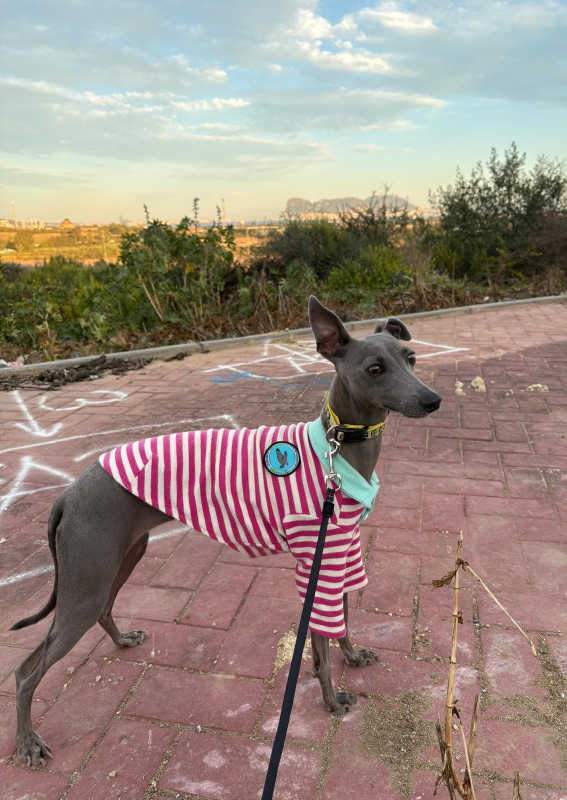
#> input picture assets/antes-foto-luna-recorte-v2.jpg, 1134 x 1600 px (shown at 1/2 size)
$ python -i rasgos.py   (imports and definitions only)
#> lines starting #> are read from the running program, lines starting #| are printed output that depends on the picture; after the words box and inside, x2 and y2 are one past the last pixel; in counts of white or black regions, pixels touching at a corner belong together
#> further down, picture is the input picture: shape (1600, 1134, 3); mean B, G, R 128.5, 137.8, 153.6
"""Iconos, rasgos y frase del retrato en ES y EN, sin depender de ChatGPT.

ChatGPT falla mucho con los iconos (no casan con la palabra) y cada idioma exige otra generación.
Aquí se borran los iconos y textos de la fila de rasgos (o se rellenan los círculos vacíos) y se
dibujan iconos de línea (Tabler, MIT) con su palabra, y la frase, en los dos idiomas.
De 1 imagen de ChatGPT salen 2 retratos idénticos: retrato-<estilo>-en.jpg y -es.jpg.

Uso:
  python3 generador/rasgos.py RETRATO SALIDA_BASE GENERO RASGO1,…,RASGO6 "FRASE EN" "FRASE ES" [--frase x0,y0,x1,y1]
  p. ej. … retrato-rosa.jpg assets/casos/lula/retrato-rosa f loyal,loving,foodie,playful,curious,special \
         "Tiny paws, the biggest heart" "Pequeña, pero con un corazón enorme"
- RETRATO: el retrato ya con las polaroids puestas (generador/polaroids.py).
- GENERO: m / f (para el español: Juguetón / Juguetona).
- --frase: caja de la frase en fracciones del retrato si hay que borrar una frase existente
  (si ChatGPT dejó el hueco vacío, se omite y se escribe centrada bajo los rasgos).
Rasgos disponibles: ver RASGOS.
"""
import argparse, io, os
import cv2
import numpy as np
from PIL import Image, ImageDraw, ImageFilter, ImageFont
from scipy import ndimage

RAIZ = os.path.abspath(os.path.join(os.path.dirname(__file__), '..'))
ICONOS = os.path.join(RAIZ, 'generador', 'iconos')
LETRA = os.path.join(RAIZ, 'generador', 'fuentes', 'Satisfy-Regular.ttf')
TINTA = (34, 32, 32)

# clave: (icono Tabler, inglés, español masc., español fem.)
RASGOS = {
    'loyal': ('paw', 'Loyal', 'Leal', 'Leal'),
    'loving': ('heart', 'Loving', 'Cariñoso', 'Cariñosa'),
    'cuddly': ('hearts', 'Cuddly', 'Mimoso', 'Mimosa'),
    'playful': ('ball-tennis', 'Playful', 'Juguetón', 'Juguetona'),
    'funny': ('mood-smile', 'Funny', 'Gracioso', 'Graciosa'),
    'foodie': ('bowl', 'Foodie', 'Comilón', 'Comilona'),
    'curious': ('search', 'Curious', 'Curioso', 'Curiosa'),
    'brave': ('shield', 'Brave', 'Valiente', 'Valiente'),
    'sassy': ('crown', 'Sassy', 'Pícaro', 'Pícara'),
    'sleepy': ('moon', 'Sleepy', 'Dormilón', 'Dormilona'),
    'cheerful': ('sun', 'Cheerful', 'Alegre', 'Alegre'),
    'adventurous': ('compass', 'Adventurous', 'Aventurero', 'Aventurera'),
    'calm': ('leaf', 'Calm', 'Tranquilo', 'Tranquila'),
    'clever': ('bulb', 'Clever', 'Listo', 'Lista'),
    'protective': ('home', 'Protective', 'Protector', 'Protectora'),
    'energetic': ('bolt', 'Energetic', 'Enérgico', 'Enérgica'),
    'gentle': ('feather', 'Gentle', 'Dulce', 'Dulce'),
    'special': ('star', 'Special', 'Especial', 'Especial'),
    'unique': ('sparkles', 'Unique', 'Único', 'Única'),
    'greedy': ('cookie', 'Treat lover', 'Goloso', 'Golosa'),
    'charming': ('sparkles', 'Charming', 'Coqueto', 'Coqueta'),
    'faithful': ('paw', 'Faithful', 'Fiel', 'Fiel'),
    'stubborn': ('hand-stop', 'Stubborn', 'Cabezota', 'Cabezota'),
}


def circulos(img):
    """Los 6 círculos de acuarela de la fila de rasgos: (cx, cy, r) de izquierda a derecha."""
    a = np.asarray(img).astype(int)
    H, W = a.shape[:2]
#> H = 1600; W = 1134
    y0, y1 = int(H * .62), int(H * .88)
#> y0 = 992; y1 = 1408
    claros = a.reshape(-1, 3)[::97]
    papel = np.median(claros[claros.mean(1) > 225], 0)  # color del papel: la mayoría de píxeles claros
#> papel = [226, 236, 232]
    m = np.abs(a[y0:y1] - papel).sum(2) > 18
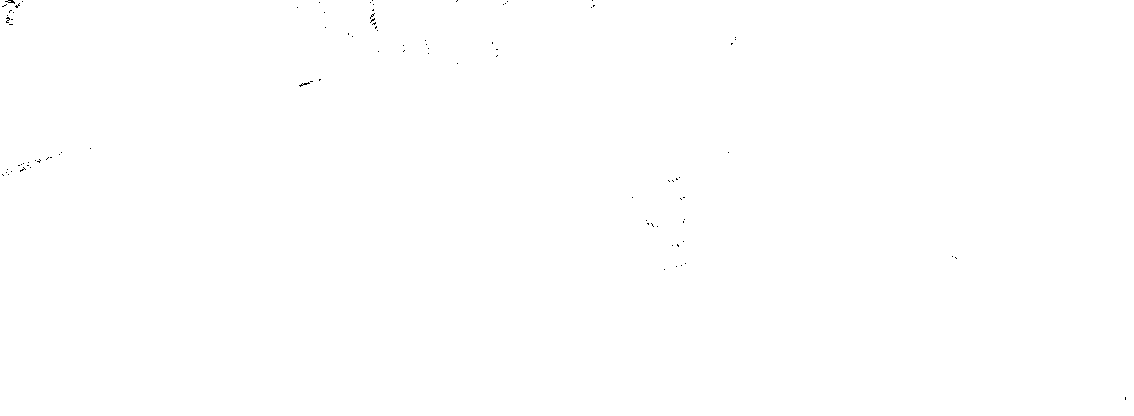
#> m: shape (416, 1134) bool; 99.9% white; black in thin lines or dots
    m = ndimage.binary_closing(m, iterations=max(2, W // 400))
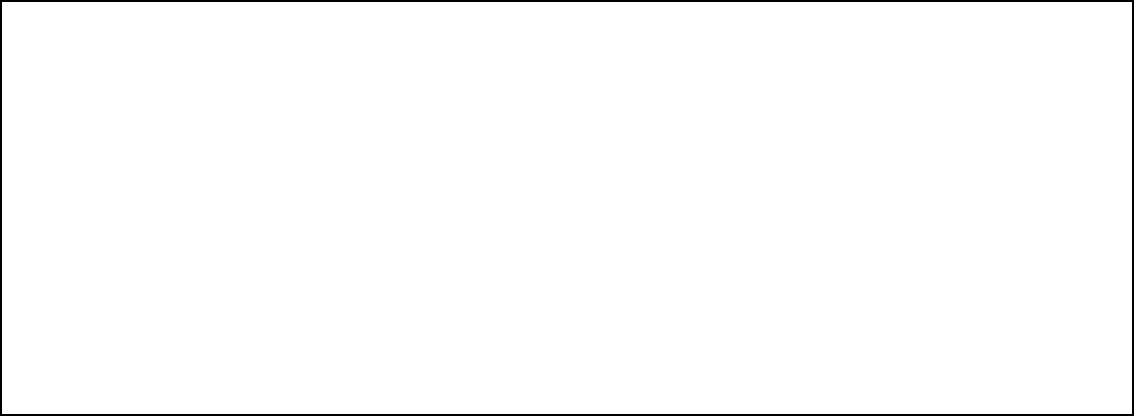
#> m: shape (416, 1134) bool; 98.7% white; 1 black region, box (x1, y1, x2, y2) and area: (0, 0, 1134, 416) 6184
    m = ndimage.binary_fill_holes(m)
    lab, n = ndimage.label(m)
#> n = 1
    cand = []
    for i, s in enumerate(ndimage.find_objects(lab), 1):
        h, w = s[0].stop - s[0].start, s[1].stop - s[1].start
        if W * .06 < w < W * .16 and .75 < h / w < 1.6:  # >1: la palabra de debajo se ha pegado al círculo
            lado = min(w, h)
            cand.append(((s[1].start + s[1].stop) / 2, y0 + s[0].start + lado / 2, lado / 2))
#> this loop made 1 pass
#> (i, h, w) on pass 1: (1, 412, 1130)
#> after the loop, cand = []
    # la fila: 6 candidatos con la misma altura
    cand.sort(key=lambda c: c[1])
    mejor = []
    for c in cand:
        fila = [d for d in cand if abs(d[1] - c[1]) < W * .03]
        if len(fila) > len(mejor):
            mejor = fila
#> this loop made 0 passes
#> after the loop, mejor = []
    mejor = sorted(mejor, key=lambda c: c[0])
    if len(mejor) != 6:
#> (the run stopped early here; a loop or call above may not have finished)

$ run again, on assets/antes-foto-luna.jpg
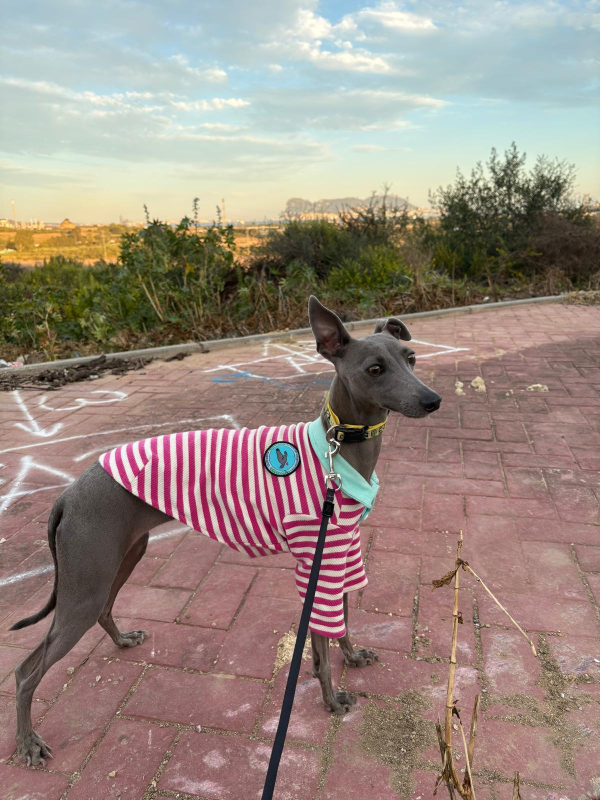
#> input picture assets/antes-foto-luna.jpg, 1200 x 1600 px (shown at 1/2 size)
#> picture is the input picture: shape (1600, 1200, 3); mean B, G, R 128.9, 138.1, 153.8
#> papel = [226, 237, 233]
#> in circulos, `m = np.abs(a[y0:y1] - papel).sum(2) > 18`:
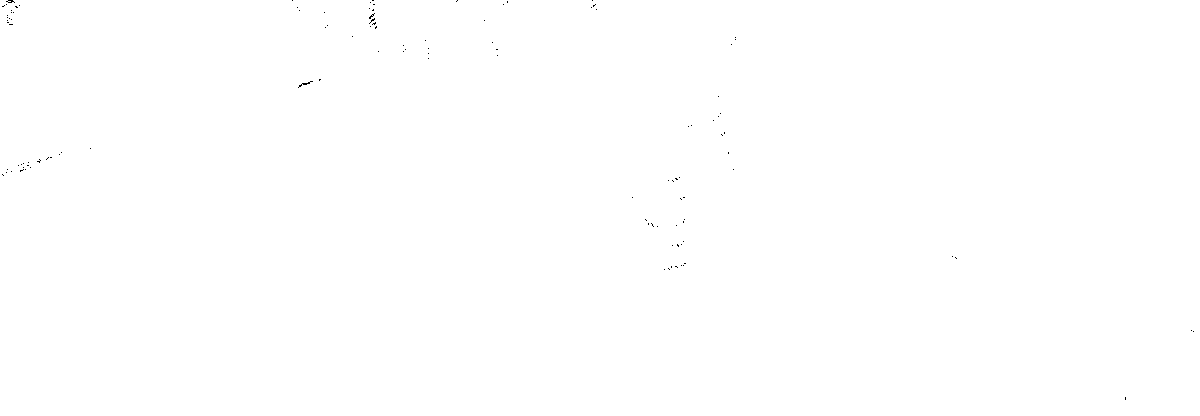
#> m: shape (416, 1200) bool; 100% white; black in thin lines or dots
#> in circulos, `m = ndimage.binary_closing(m, iterations=max(2, W // 400))`:
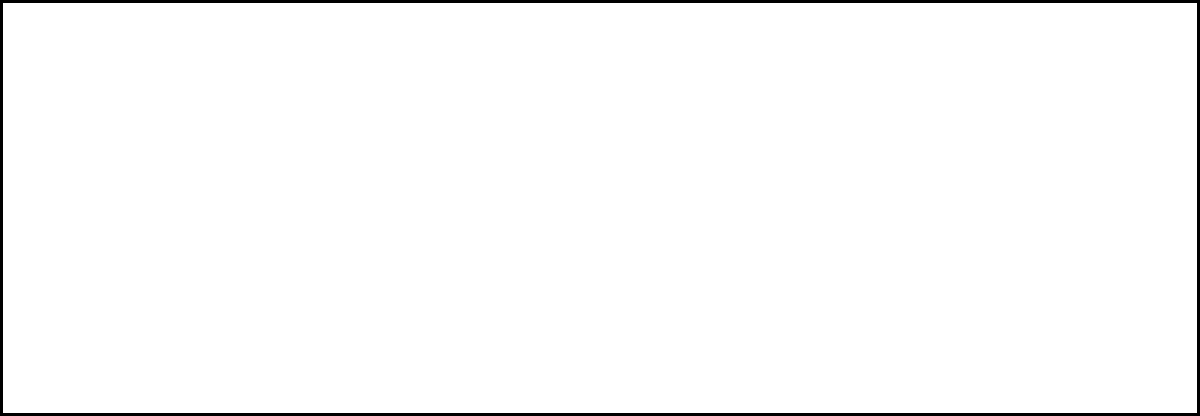
#> m: shape (416, 1200) bool; 98.1% white; 1 black region, box (x1, y1, x2, y2) and area: (0, 0, 1200, 416) 9660
#> n = 1
#> the loop in circulos, `for i, s in enumerate(ndimage.find_objects(lab), 1):` made 1 pass
#> (i, h, w) on pass 1: (1, 410, 1194)
#> after the loop in circulos, `for i, s in enumerate(ndimage.find_objects(lab), 1):`: cand = []
